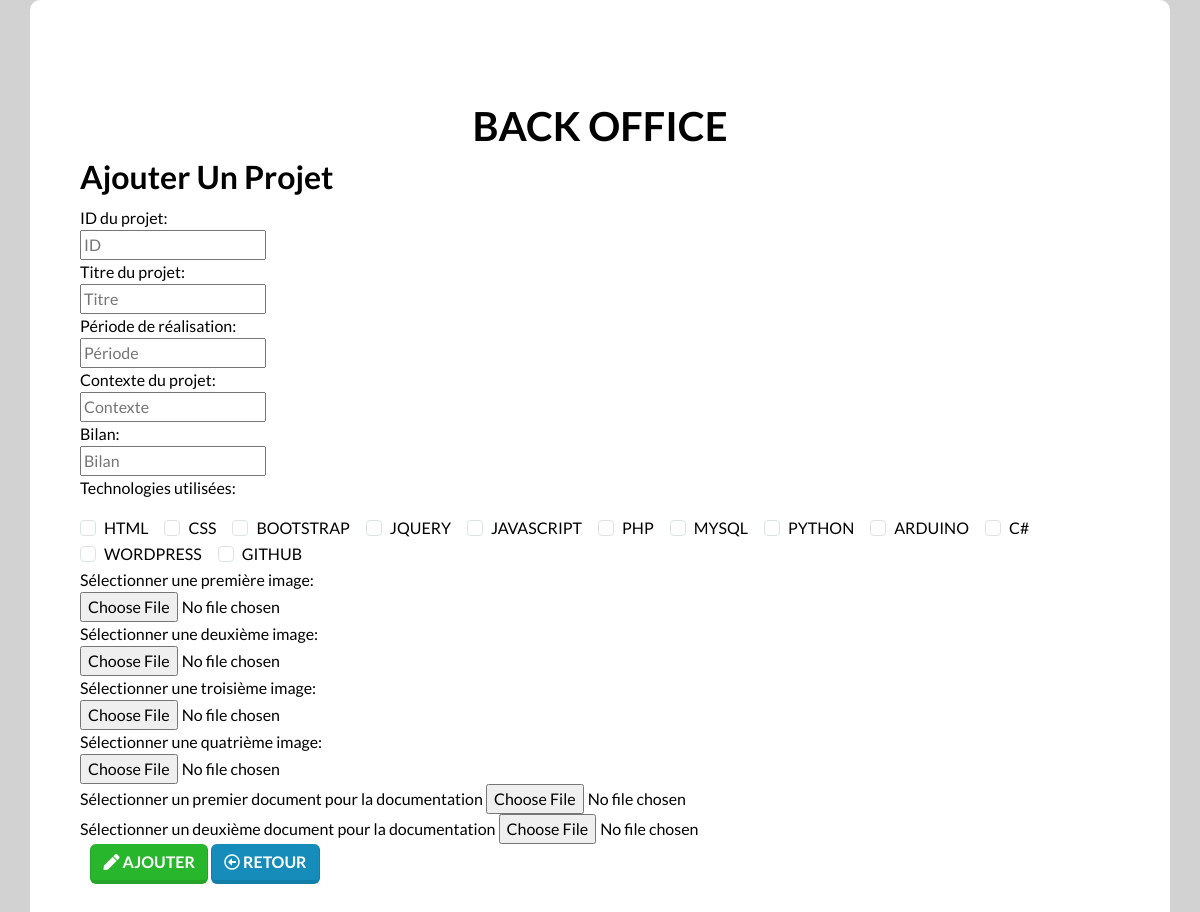
Screenshot of /admin/insert.php (signed in) with the database file from the repository.
### tables this page shows
CREATE TABLE `technologies` (
  `id_techno` int(11) NOT NULL,
  `libelle_techno` varchar(100) NOT NULL
);

### admin/insert.php (the view, shortened to what this page needs)
<?php
$idError = $titreError = $periodeError = $contexteError = $bilanError = $imageError1 = $imageError2 = $imageError3 = $imageError4 = $documentError1 = $documentError2 = $titre = $periode = $contexte = $bilan = $id = $checkbox = $image1 = $image2 = $image3 = $image4 = $document1 = $document2 = "";
?>
<!DOCTYPE html>
<html lang="fr">
<head>
    <link rel='stylesheet' href='https://cdnjs.cloudflare.com/ajax/libs/bootswatch/5.1.3/lumen/bootstrap.min.css'>
    <link rel='stylesheet' href='https://cdnjs.cloudflare.com/ajax/libs/font-awesome/5.15.4/css/all.min.css'>
    <link type="text/css" rel="stylesheet" href="../css/adminstyle.css">
</head>
<body>
<div class="container admin">
    <h1>Back Office</h1>
    <h2>Ajouter un projet</h2>
    <br><br>
    <form class="form" role="form" action="insert.php" method="post" enctype="multipart/form-data">
        <label for="id">ID du projet:</label><br>
        <input type="text" id="id" name="id" placeholder="ID" value="<?php echo $id; ?>">
        <span class="help-inline"><?php echo $idError; ?></span><br>
        <label for="titre">Titre du projet:</label><br>
        <input type="text" id="titre" name="titre" placeholder="Titre" value="<?php echo $titre; ?>">
        <span class="help-inline"><?php echo $titreError; ?></span><br>
        <label for="periode">Période de réalisation:</label><br>
        <input type="text" id="periode" name="periode" placeholder="Période" value="<?php echo $periode; ?>">
        <span class="help-inline"><?php echo $periodeError; ?></span><br>
        <label for="contexte">Contexte du projet:</label><br>
        <input type="text" id="contexte" name="contexte" placeholder="Contexte" value="<?php echo $contexte; ?>">
        <span class="help-inline"><?php echo $contexteError; ?></span><br>
        <label for="bilan">Bilan:</label><br>
        <input type="text" id="bilan" name="bilan" placeholder="Bilan" value="<?php echo $bilan; ?>">
        <span class="help-inline"><?php echo $bilanError; ?></span><br>
        <?php
        echo "<p>Technologies utilisées:</p>";
        $co = connexionBdd();
        $query = $co->prepare("SELECT * FROM technologies");
        $query->execute();
        while ($donnees = $query->fetch()) {
            echo '<div class="form-check form-check-inline">';
            echo '<input class="form-check-input" type="checkbox" id="checkbox" name="checkbox[]" value="' . $donnees["id_techno"] . '">';
            echo '<label class="form-check-label" for="checkbox">' . $donnees["libelle_techno"] . "</label>";
            echo "</div>";
        }
        ?>
        <br>
        <label for="image1">Sélectionner une première image:</label><br>
        <input type="file" id="image1" name="image1">
        <br>
        <label for="image2">Sélectionner une deuxième image:</label><br>
        <input type="file" id="image2" name="image2">
        <br>
        <label for="image3">Sélectionner une troisième image:</label><br>
        <input type="file" id="image3" name="image3">
        <br>
        <label for="image4">Sélectionner une quatrième image:</label><br>
        <input type="file" id="image4" name="image4">
        <br>
        <label for="document1">Sélectionner un premier document pour la documentation</label>
        <input type="file" id="document1" name="document1">
        <br>
        <label for="document2"></label>Sélectionner un deuxième document pour la documentation</label>
        <input type="file" id="document2" name="document2">
        <br>
        <button type="submit" class="btn btn-success"><i class="fas fa-pen"></i> Ajouter</button>
        <a class="btn btn-primary" href="index.php"><i class="far fa-arrow-alt-circle-left"></i> Retour</a>
    </form>
</div>
</body>
</html>

### css/adminstyle.css (style rules this page uses)
body { font-family: "Lato", sans-serif; background-color: #d2d2d2; color: black; }
h1, h2, h3, h4 { text-align: center; }
h1 { margin-top: 5%; text-transform: uppercase; font-weight: bold; }
h2 { float: left; text-transform: capitalize; font-weight: bold; }
.admin { background-color: #fff; padding: 50px; border-radius: 10px; }
.btn-success { margin-left: 1%; }

### rows the page displays
technologies: libelle_techno "HTML"
technologies: libelle_techno "CSS"
technologies: libelle_techno "BOOTSTRAP"
technologies: libelle_techno "JQUERY"
technologies: libelle_techno "JAVASCRIPT"
technologies: libelle_techno "PHP"
technologies: libelle_techno "MYSQL"
technologies: libelle_techno "PYTHON"
technologies: libelle_techno "ARDUINO"
technologies: libelle_techno "C#"
technologies: libelle_techno "WORDPRESS"
technologies: libelle_techno "GITHUB"
